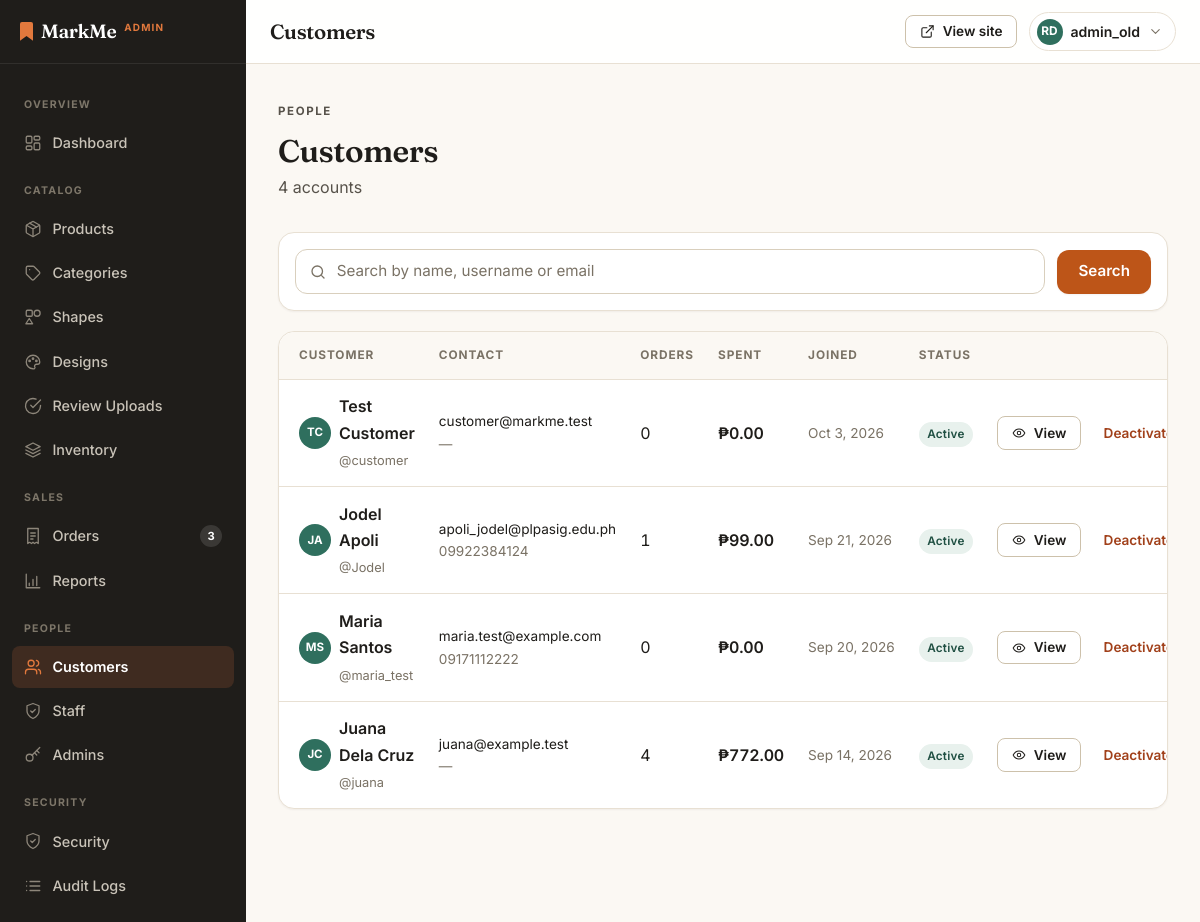
The page /admin/customers.php (signed in) on the database its author committed.
### tables this page shows
CREATE TABLE `users` (
  `user_id` int(10) UNSIGNED NOT NULL,
  `role` enum('customer','staff','admin') NOT NULL DEFAULT 'customer',
  `username` varchar(50) NOT NULL,
  `email` varchar(150) NOT NULL,
  `password_hash` varchar(255) NOT NULL,
  `mfa_secret` varchar(64) DEFAULT NULL,
  `mfa_enabled` tinyint(1) NOT NULL DEFAULT 0,
  `mfa_confirmed_at` timestamp NULL DEFAULT NULL,
  `password_changed_at` timestamp NULL DEFAULT NULL,
  `full_name` varchar(150) NOT NULL,
  `avatar_path` varchar(255) DEFAULT NULL,
  `contact_number` varchar(30) DEFAULT NULL,
  `address` varchar(255) DEFAULT NULL,
  `city` varchar(100) DEFAULT NULL,
  `province` varchar(100) DEFAULT NULL,
  `postal_code` varchar(10) DEFAULT NULL,
  `is_active` tinyint(1) NOT NULL DEFAULT 1,
  `activated_at` timestamp NULL DEFAULT NULL,
  `created_at` timestamp NOT NULL DEFAULT current_timestamp()
);

### admin/includes/admin_header.php (called while the page is built, shortened)
<?php
require_once __DIR__ . '/../../includes/icons.php';
require __DIR__ . '/../../includes/backoffice/shell_header.php';

### admin/customers.php (called while the page is built)
<?php
require __DIR__ . '/../includes/backoffice/screens/customers.php';
require __DIR__ . '/includes/admin_header.php';
require __DIR__ . '/../includes/backoffice/views/customers.php';
require __DIR__ . '/../includes/backoffice/shell_footer.php';

### includes/functions.php (called while the page is built, shortened)
<?php
require_once __DIR__ . '/../config/db.php';
function e(?string $value): string
{
    return htmlspecialchars($value ?? '', ENT_QUOTES, 'UTF-8');
}
function format_price(float $amount): string
{
    return '₱' . number_format($amount, 2);
}
function is_logged_in(): bool
{
    return isset($_SESSION['user']);
}
function is_admin(): bool
{
    return is_logged_in() && $_SESSION['user']['role'] === 'admin';
}
function role_capabilities(string $role): array
{
    if ($role === 'admin') {
        return ['*'];
    }
    return [];
}
function can(string $capability): bool
{
    $caps = role_capabilities($_SESSION['user']['role']);
    return in_array('*', $caps, true) || in_array($capability, $caps, true);
}
function panel_base(): string
{
    return is_admin() ? '/admin' : '/staff';
}
function panel_url(string $page = ''): string
{
    return BASE_URL . panel_base() . ($page !== '' ? '/' . ltrim($page, '/') : '');
}
function initials(?string $name): string
{
    $parts = preg_split('/\s+/', trim((string)$name)) ?: [];
    $parts = array_values(array_filter($parts));
    $first = mb_substr($parts[0], 0, 1);
    $last = count($parts) > 1 ? mb_substr($parts[count($parts) - 1], 0, 1) : '';
    return mb_strtoupper($first . $last);
}

### config/db.php (called while the page is built, shortened)
<?php
function db(): PDO
{
    static $pdo = null;
    if ($pdo === null) {
        $dsn = 'mysql:host=' . DB_HOST . ';dbname=' . DB_NAME . ';charset=' . DB_CHARSET;
        $pdo = new PDO($dsn, DB_USER, DB_PASS, [
            PDO::ATTR_ERRMODE => PDO::ERRMODE_EXCEPTION,
            PDO::ATTR_DEFAULT_FETCH_MODE => PDO::FETCH_ASSOC,
            PDO::ATTR_EMULATE_PREPARES => false,
        ]);
    }
    return $pdo;
}

### includes/backoffice/views/customers.php (the view, shortened to what this page needs)
<?php
$search = trim($_GET['q'] ?? '');
$sql = "SELECT u.*, COUNT(o.order_id) AS order_count,
               COALESCE(SUM(CASE WHEN o.status != 'Cancelled' THEN o.total_amount ELSE 0 END), 0) AS spent
        FROM users u
        LEFT JOIN orders o ON o.user_id = u.user_id
        WHERE u.role = 'customer'";
$params = [];
$sql .= ' GROUP BY u.user_id ORDER BY u.created_at DESC';
$stmt = db()->prepare($sql);
$stmt->execute($params);
$customers = $stmt->fetchAll();
?>
<div class="page-head">
    <div>
        <p class="eyebrow eyebrow-muted">People</p>
        <h2 style="margin-top:var(--s-2)">Customers</h2>
        <p><?= count($customers) ?> <?= count($customers) === 1 ? 'account' : 'accounts' ?></p>
    </div>
</div>
<form method="get" class="admin-toolbar" role="search" style="margin-bottom:var(--s-5)">
    <div class="input-icon">
        <input type="search" class="form-control" id="customerSearch" name="q" value="<?= e($search) ?>"
               placeholder="Search by name, username or email">
    </div>
    <button type="submit" class="btn btn-primary">Search</button>
</form>
<div class="data-card">
    <div class="table-responsive">
        <table class="table table-hover">
            <thead>
                <tr>
                    <th scope="col">Customer</th>
                    <th scope="col">Contact</th>
                    <th scope="col">Orders</th>
                    <th scope="col">Spent</th>
                    <th scope="col">Joined</th>
                    <th scope="col">Status</th>
                    <th scope="col"><span class="visually-hidden">Actions</span></th>
                </tr>
            </thead>
            <tbody>
                <?php foreach ($customers as $c): ?>
                    <tr>
                        <th scope="row">
                            <span class="d-flex align-items-center gap-2">
                                <span class="avatar" aria-hidden="true"
                                      style="width:32px;height:32px;border-radius:var(--r-pill);background:var(--green);color:#fff;display:inline-flex;align-items:center;justify-content:center;font-size:.72rem;font-weight:700;flex:none">
                                    <?= e(initials($c['full_name'])) ?>
                                </span>
                                <span>
                                    <span style="display:block;font-weight:600"><?= e($c['full_name']) ?></span>
                                    <span class="text-muted" style="font-size:.8rem;font-weight:400">@<?= e($c['username']) ?></span>
                                </span>
                            </span>
                        </th>
                        <td style="font-size:.85rem">
                            <span style="display:block"><?= e($c['email']) ?></span>
                            <span class="text-muted"><?= e($c['contact_number'] ?: '—') ?></span>
                        </td>
                        <td class="mono-num"><?= (int)$c['order_count'] ?></td>
                        <td class="mono-num" style="font-weight:600"><?= format_price((float)$c['spent']) ?></td>
                        <td class="text-muted" style="font-size:.85rem;white-space:nowrap">
                            <?= e(date('M j, Y', strtotime($c['created_at']))) ?>
                        </td>
                        <td>
                            <span class="badge bg-<?= $c['is_active'] ? 'success' : 'secondary' ?>">
                                <?= $c['is_active'] ? 'Active' : 'Deactivated' ?>
                            </span>
                        </td>
                        <td>
                            <div class="table-actions">
                                <a href="<?= panel_url('customer_view.php') ?>?id=<?= (int)$c['user_id'] ?>"
                                   class="btn btn-secondary btn-sm"
                                   aria-label="View <?= e($c['full_name']) ?>">
                                    <?= icon('eye', 14) ?> View
                                </a>
                                <?php if (can('customers.manage')): ?>
                                <form method="post" action="<?= BASE_URL ?>/admin/customer_toggle.php"
                                      data-confirm
                                          data-confirm-title="<?= $c['is_active'] ? 'Deactivate' : 'Reactivate' ?> this customer?"
                                          data-confirm-body="<?= e($c['username']) ?><?= $c['is_active'] ? ' will no longer be able to sign in.' : ' will be able to sign in again.' ?>"
                                          data-confirm-note="You can change this back at any time."
                                          data-confirm-action="<?= $c['is_active'] ? 'Deactivate' : 'Reactivate' ?>"
                                          data-confirm-tone="<?= $c['is_active'] ? 'danger' : 'default' ?>">
                                    <button type="submit"
                                            class="btn btn-sm <?= $c['is_active'] ? 'btn-outline-danger' : 'btn-outline-success' ?>">
                                        <?= $c['is_active'] ? 'Deactivate' : 'Reactivate' ?>
                                    </button>
                                </form>
                                <?php endif; ?>
                            </div>
                        </td>
                    </tr>
                <?php endforeach; ?>
            </tbody>
        </table>
    </div>
</div>

### includes/icons.php (shortened to what this page needs)
<?php
function icon(string $name, int $size = 20, string $class = '', ?string $label = null): string
{
    $d = $paths[$name] ?? $paths['info'];
    $cls = trim('mm-icon ' . $class);
    $a11y = $label !== null
        ? ' role="img" aria-label="' . e($label) . '"'
        : ' aria-hidden="true" focusable="false"';
    return '<svg class="' . e($cls) . '" width="' . $size . '" height="' . $size . '"'
        . ' viewBox="0 0 24 24" fill="none" stroke="currentColor" stroke-width="1.75"'
        . ' stroke-linecap="round" stroke-linejoin="round"' . $a11y . '>' . $d . '</svg>';
}

### assets/css/variables.css (style rules this page uses)
:root { --cream: #fbf8f3; --cream-2: #f4eee4; --surface: #ffffff; --ink: #1f1d1a; --ink-2: #57524a; --ink-3: #7a7265; --accent: #e2793d; --accent-600: #bd5518; --accent-700: #a4470f; --accent-050: #fdf1e8; --green: #2f6f5e; --green-700: #1f4f42; --green-050: #e8f1ed; --gold: #d9a441; --ink-surface: var(--ink); --on-ink: #ffffff; --bar-bg: rgba(255, 255, 255, 0.92); --chip-bg: rgba(255, 255, 255, 0.94); --accent-text: var(--accent-700); --green-text: var(--green-700); --green-ink: var(--green); --border: #e8e0d3; --border-2: #d9cfbd; --row-hover: #fbf8f3; --hover-surface: #f4eee4; --btn-outline-border: #cdc1ab; --accent-border: #f0d9c6; --green-border: #cfe3da; --danger-border: #f0d3c5; --danger: #a1401a; --danger-050: #fbeae2; --warn: #8a6410; --warn-050: #fbf2dd; --shadow-xs: 0 1px 2px rgba(31, 29, 26, 0.05); --shadow-sm: 0 2px 6px rgba(31, 29, 26, 0.06); --shadow-md: 0 8px 20px rgba(31, 29, 26, 0.08); --shadow-lg: 0 18px 44px rgba(31, 29, 26, 0.12); --r-sm: 8px; --r-md: 12px; --r-lg: 16px; --r-xl: 24px; --r-pill: 999px; --art-bg: #ffffff; --s-1: 0.25rem; --s-2: 0.5rem; --s-3: 0.75rem; --s-4: 1rem; --s-5: 1.25rem; --s-6: 1.5rem; --s-8: 2rem; --s-10: 2.5rem; --s-12: 3rem; --s-16: 4rem; --section-y: clamp(3.25rem, 5.5vw, 5rem); --container: 1240px; --header-h: 68px; --font-display: "Fraunces", Georgia, "Times New Roman", serif; --font-body: "Inter", -apple-system, BlinkMacSystemFont, "Segoe UI", Roboto, sans-serif; --ease: cubic-bezier(0.2, 0.7, 0.3, 1); --ease-entrance: cubic-bezier(0.16, 1, 0.3, 1); --t-fast: 0.15s var(--ease); --t-base: 0.22s var(--ease); --bs-body-font-family: var(--font-body); --bs-body-color: var(--ink); --bs-border-color: var(--border); --bs-link-color: var(--green); --bs-link-hover-color: var(--green-700); --bs-border-radius: var(--r-md); }

### assets/css/base.css (style rules this page uses)
*, *::before, *::after { box-sizing: border-box; }
html { scroll-behavior: smooth; -webkit-text-size-adjust: 100%; }
body { display: flex; flex-direction: column; min-height: 100vh; margin: 0; background: var(--cream); color: var(--ink); font-family: var(--font-body); font-size: 1rem; line-height: 1.65; -webkit-font-smoothing: antialiased; }
h1, h2, h3, h4, h5, h6, .display-serif, .brand-mark { font-family: var(--font-display); font-weight: 600; color: var(--ink); line-height: 1.18; letter-spacing: -0.015em; margin: 0; }
h2, .h2 { font-size: clamp(1.6rem, 2.6vw, 2.1rem); }
p { margin: 0 0 var(--s-4); }
p:last-child { margin-bottom: 0; }
a { color: var(--green-ink); text-decoration: none; transition: color var(--t-fast); }
.eyebrow { display: inline-block; font-family: var(--font-body); font-size: 0.72rem; font-weight: 700; letter-spacing: 0.14em; text-transform: uppercase; color: var(--accent-text); margin: 0; }
.eyebrow-muted { color: var(--ink-3); }
.text-muted, .text-body-secondary { color: var(--ink-3) !important; }
.mono-num { font-variant-numeric: tabular-nums; letter-spacing: -0.01em; }
.page-head { display: flex; flex-wrap: wrap; align-items: flex-end; justify-content: space-between; gap: var(--s-4); margin-bottom: var(--s-8); }
.page-head .eyebrow { margin-bottom: var(--s-1); }
.page-head p { color: var(--ink-2); margin: var(--s-1) 0 0; }

### assets/css/admin.css (style rules this page uses)
.admin-body { background: var(--cream); display: block; min-height: 100vh; }
.admin-nav a svg { color: #8d867a; flex: none; transition: color var(--t-fast); }
.admin-nav a.active svg { color: var(--accent); }
.data-card { background: var(--surface); border: 1px solid var(--border); border-radius: var(--r-lg); box-shadow: var(--shadow-xs); overflow: hidden; }
.data-card .table { margin: 0; }
.data-card .table > :not(caption) > * > *:first-child { padding-left: var(--s-5); }
.data-card .table > :not(caption) > * > *:last-child { padding-right: var(--s-5); }
.data-card .table thead th { background: var(--cream); }
.table-actions { display: flex; gap: var(--s-2); justify-content: flex-end; }

### assets/css/responsive.css (style rules this page uses)
[id] { scroll-margin-top: calc(var(--header-h) + 16px); }

### assets/css/overrides.css (style rules this page uses)
.data-card .table-responsive { border-radius: inherit; }
.table .avatar { text-transform: uppercase; }
.mm-icon { display: inline-block; vertical-align: -0.15em; flex: none; }
.btn .mm-icon, .pill .mm-icon, .stock-line .mm-icon { vertical-align: middle; }
.btn-secondary, .btn-outline-primary, .btn-outline-secondary, .btn-outline-dark { --bs-btn-border-color: var(--btn-outline-border); border-color: var(--btn-outline-border); background: var(--surface); }
.table-responsive { position: relative; max-width: 100%; }

### rows shown on the page
users: full_name "TC", full_name "Test Customer", username "customer", email "customer@markme.test", contact_number "—", order_count "0", spent "₱0.00", created_at "Oct 3, 2026", is_active "Active", $size 14 (drawn)
users: full_name "JA", full_name "Jodel Apoli", username "Jodel", email "apoli_jodel@plpasig.edu.ph", contact_number "09922384124", order_count "1", spent "₱99.00", created_at "Sep 21, 2026", is_active "Active", $size 14 (drawn)
users: full_name "MS", full_name "Maria Santos", username "maria_test", email "maria.test@example.com", contact_number "09171112222", order_count "0", spent "₱0.00", created_at "Sep 20, 2026", is_active "Active", $size 14 (drawn)
users: full_name "JC", full_name "Juana Dela Cruz", username "juana", email "juana@example.test", contact_number "—", order_count "4", spent "₱772.00", created_at "Sep 14, 2026", is_active "Active", $size 14 (drawn)

### other values the page prints
is_admin() ? 'Admin' : 'Staff' "ADMIN"
$label "OVERVIEW"
$text "Dashboard"
$label "CATALOG"
$text "Products"
$text "Categories"
$text "Shapes"
$text "Designs"
$text "Review Uploads"
$text "Inventory"
$label "SALES"
$text "Orders"
$badge "3"
$text "Reports"
$label "PEOPLE"
